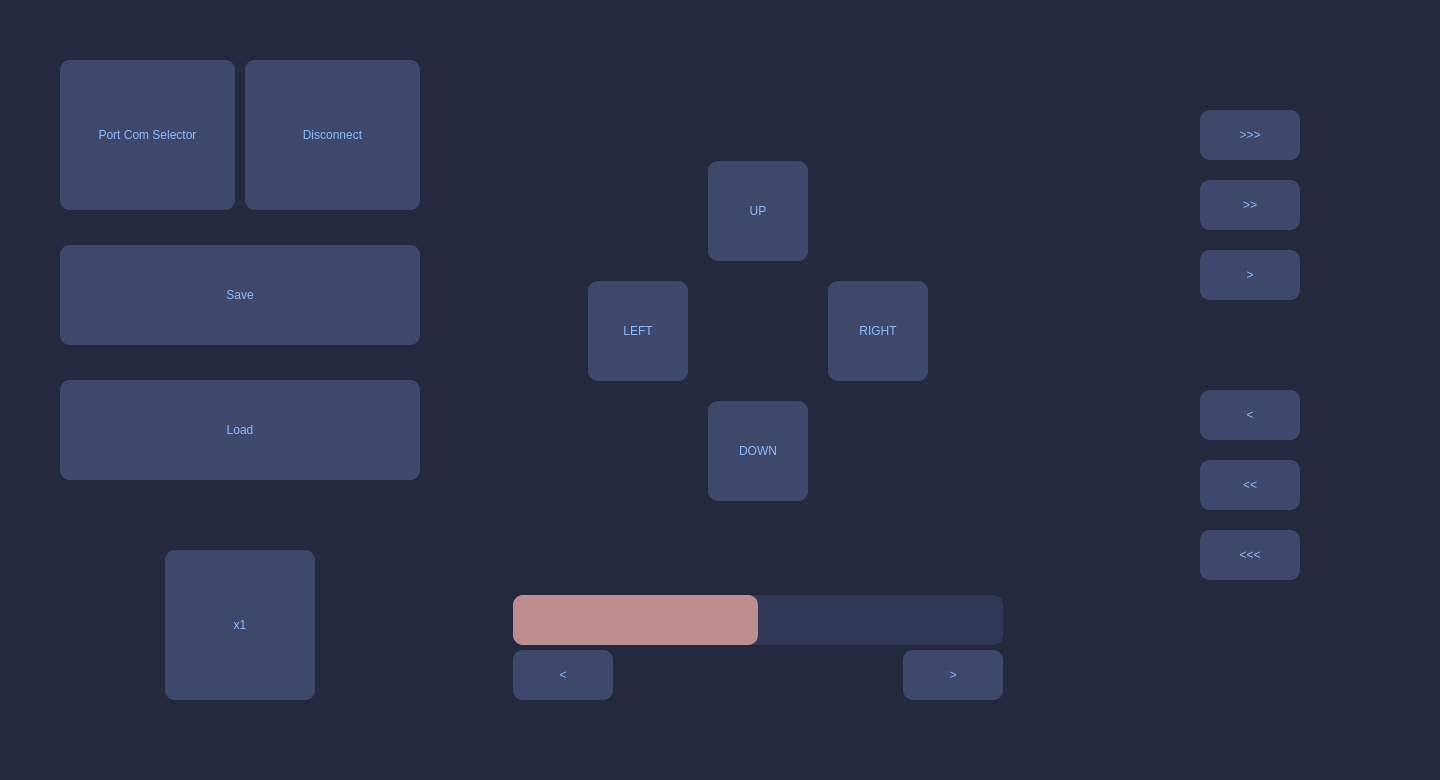
<?xml version="1.0" encoding="UTF-8"?>
<ui version="4.0">
    <class>IHM</class>
    <widget class="QMainWindow" name="IHM">
        <property name="geometry">
            <rect>
                <x>0</x>
                <y>0</y>
                <width>1440</width>
                <height>780</height>
            </rect>
        </property>
        <property name="windowTitle">
            <string>Focus Remote</string>
        </property>
        <property name="styleSheet">
            <string notr="true">background-color: #24293e;</string>
        </property>
        <widget class="QWidget" name="centralwidget">
            <widget class="QPushButton" name="ComSelector">
                <property name="geometry">
                    <rect>
                        <x>60</x>
                        <y>60</y>
                        <width>175</width>
                        <height>150</height>
                    </rect>
                </property>
                <property name="focusPolicy">
                    <enum>Qt::ClickFocus</enum>
                </property>
                <property name="styleSheet">
                    <string notr="true">
                        QPushButton{
                            border-radius: 10px;
                            color: #8ebaff;
                            font: 700 12pt "Segoe UI";
                            background-color: #3d486a;
                            border-style: outset;
                        }
                        QPushButton::pressed{
                            background-color: #2f3855;
                        }
                    </string>
                </property>
                <property name="text">
                    <string>Port Com Selector</string>
                </property>
            </widget>
            <widget class="QPushButton" name="ConnectButton">
                <property name="geometry">
                    <rect>
                        <x>245</x>
                        <y>60</y>
                        <width>175</width>
                        <height>150</height>
                    </rect>
                </property>
                <property name="focusPolicy">
                    <enum>Qt::ClickFocus</enum>
                </property>
                <property name="styleSheet">
                    <string notr="true">
                        QPushButton{
                        border-radius: 10px;
                        color: #8ebaff;
                        font: 700 12pt "Segoe UI";
                        background-color: #3d486a;
                        border-style: outset;
                        }
                        QPushButton::pressed{
                        background-color: #2f3855;
                        }
                    </string>
                </property>
                <property name="text">
                    <string>Disconnect</string>
                </property>
            </widget>
            <widget class="QPushButton" name="Save">
                <property name="geometry">
                    <rect>
                        <x>60</x>
                        <y>245</y>
                        <width>360</width>
                        <height>100</height>
                    </rect>
                </property>
                <property name="focusPolicy">
                    <enum>Qt::ClickFocus</enum>
                </property>
                <property name="styleSheet">
                    <string notr="true">
                        QPushButton{
                        border-radius: 10px;
                        color: #8ebaff;
                        font: 700 12pt "Segoe UI";
                        background-color: #3d486a;
                        border-style: outset;
                        }
                        QPushButton::pressed{
                        background-color: #2f3855;
                        }
                    </string>
                </property>
                <property name="text">
                    <string>Save</string>
                </property>
            </widget>
            <widget class="QPushButton" name="Load">
                <property name="geometry">
                    <rect>
                        <x>60</x>
                        <y>380</y>
                        <width>360</width>
                        <height>100</height>
                    </rect>
                </property>
                <property name="focusPolicy">
                    <enum>Qt::ClickFocus</enum>
                </property>
                <property name="styleSheet">
                    <string notr="true">
                        QPushButton{
                        border-radius: 10px;
                        color: #8ebaff;
                        font: 700 12pt "Segoe UI";
                        background-color: #3d486a;
                        border-style: outset;
                        }
                        QPushButton::pressed{
                        background-color: #2f3855;
                        }
                    </string>
                </property>
                <property name="text">
                    <string>Load</string>
                </property>
            </widget>
            <widget class="QPushButton" name="zoomButton">
                <property name="geometry">
                    <rect>
                        <x>165</x>
                        <y>550</y>
                        <width>150</width>
                        <height>150</height>
                    </rect>
                </property>
                <property name="focusPolicy">
                    <enum>Qt::ClickFocus</enum>
                </property>
                <property name="styleSheet">
                    <string notr="true">
                        QPushButton{
                        border-radius: 10px;
                        color: #8ebaff;
                        font: 700 12pt "Segoe UI";
                        background-color: #3d486a;
                        border-style: outset;
                        }
                        QPushButton::pressed{
                        background-color: #2f3855;
                        }
                    </string>
                </property>
                <property name="text">
                    <string>x1</string>
                </property>
            </widget>
            <widget class="QPushButton" name="PositionL">
                <property name="geometry">
                    <rect>
                        <x>588</x>
                        <y>281</y>
                        <width>100</width>
                        <height>100</height>
                    </rect>
                </property>
                <property name="styleSheet">
                    <string notr="true">
                        QPushButton{
                        border-radius: 10px;
                        color: #8ebaff;
                        font: 700 12pt "Segoe UI";
                        background-color: #3d486a;
                        border-style: outset;
                        }
                        QPushButton::pressed{
                        background-color: #2f3855;
                        }
                    </string>
                </property>
                <property name="text">
                    <string>LEFT</string>
                </property>
            </widget>
            <widget class="QPushButton" name="PositionD">
                <property name="geometry">
                    <rect>
                        <x>708</x>
                        <y>401</y>
                        <width>100</width>
                        <height>100</height>
                    </rect>
                </property>
                <property name="styleSheet">
                    <string notr="true">
                        QPushButton{
                        border-radius: 10px;
                        color: #8ebaff;
                        font: 700 12pt "Segoe UI";
                        background-color: #3d486a;
                        border-style: outset;
                        }
                        QPushButton::pressed{
                        background-color: #2f3855;
                        }
                    </string>
                </property>
                <property name="text">
                    <string>DOWN</string>
                </property>
            </widget>
            <widget class="QPushButton" name="PositionU">
                <property name="geometry">
                    <rect>
                        <x>708</x>
                        <y>161</y>
                        <width>100</width>
                        <height>100</height>
                    </rect>
                </property>
                <property name="styleSheet">
                    <string notr="true">
                        QPushButton{
                        border-radius: 10px;
                        color: #8ebaff;
                        font: 700 12pt "Segoe UI";
                        background-color: #3d486a;
                        border-style: outset;
                        }
                        QPushButton::pressed{
                        background-color: #2f3855;
                        }
                    </string>
                </property>
                <property name="text">
                    <string>UP</string>
                </property>
            </widget>
            <widget class="QPushButton" name="PositionR">
                <property name="geometry">
                    <rect>
                        <x>828</x>
                        <y>281</y>
                        <width>100</width>
                        <height>100</height>
                    </rect>
                </property>
                <property name="styleSheet">
                    <string notr="true">
                        QPushButton{
                        border-radius: 10px;
                        color: #8ebaff;
                        font: 700 12pt "Segoe UI";
                        background-color: #3d486a;
                        border-style: outset;
                        }
                        QPushButton::pressed{
                        background-color: #2f3855;
                        }
                    </string>
                </property>
                <property name="text">
                    <string>RIGHT</string>
                </property>
            </widget>
            <widget class="QPushButton" name="FocusPB">
                <property name="geometry">
                    <rect>
                        <x>1200</x>
                        <y>110</y>
                        <width>100</width>
                        <height>50</height>
                    </rect>
                </property>
                <property name="styleSheet">
                    <string notr="true">border-radius: 10px;
                        color: #8ebaff;
                        font: 700 12pt "Segoe UI";
                        font: 700 12pt "Segoe UI";
                        background-color: #3d486a;
                        border-style: outset;
                    </string>
                </property>
                <property name="text">
                    <string>&gt;&gt;&gt;</string>
                </property>
            </widget>
            <widget class="QPushButton" name="FocusPM">
                <property name="geometry">
                    <rect>
                        <x>1200</x>
                        <y>180</y>
                        <width>100</width>
                        <height>50</height>
                    </rect>
                </property>
                <property name="styleSheet">
                    <string notr="true">
                        QPushButton{
                        border-radius: 10px;
                        color: #8ebaff;
                        font: 700 12pt "Segoe UI";
                        background-color: #3d486a;
                        border-style: outset;
                        }
                        QPushButton::pressed{
                        background-color: #2f3855;
                        }
                    </string>
                </property>
                <property name="text">
                    <string>&gt;&gt;</string>
                </property>
            </widget>
            <widget class="QPushButton" name="FocusPS">
                <property name="geometry">
                    <rect>
                        <x>1200</x>
                        <y>250</y>
                        <width>100</width>
                        <height>50</height>
                    </rect>
                </property>
                <property name="styleSheet">
                    <string notr="true">
                        QPushButton{
                        border-radius: 10px;
                        color: #8ebaff;
                        font: 700 12pt "Segoe UI";
                        background-color: #3d486a;
                        border-style: outset;
                        }
                        QPushButton::pressed{
                        background-color: #2f3855;
                        }
                    </string>
                </property>
                <property name="text">
                    <string>&gt;</string>
                </property>
            </widget>
            <widget class="QPushButton" name="FocusMB">
                <property name="geometry">
                    <rect>
                        <x>1200</x>
                        <y>530</y>
                        <width>100</width>
                        <height>50</height>
                    </rect>
                </property>
                <property name="styleSheet">
                    <string notr="true">
                        QPushButton{
                        border-radius: 10px;
                        color: #8ebaff;
                        font: 700 12pt "Segoe UI";
                        background-color: #3d486a;
                        border-style: outset;
                        }
                        QPushButton::pressed{
                        background-color: #2f3855;
                        }
                    </string>
                </property>
                <property name="text">
                    <string>&lt;&lt;&lt;</string>
                </property>
            </widget>
            <widget class="QPushButton" name="FocusMM">
                <property name="geometry">
                    <rect>
                        <x>1200</x>
                        <y>460</y>
                        <width>100</width>
                        <height>50</height>
                    </rect>
                </property>
                <property name="styleSheet">
                    <string notr="true">
                        QPushButton{
                        border-radius: 10px;
                        color: #8ebaff;
                        font: 700 12pt "Segoe UI";
                        background-color: #3d486a;
                        border-style: outset;
                        }
                        QPushButton::pressed{
                        background-color: #2f3855;
                        }
                    </string>
                </property>
                <property name="text">
                    <string>&lt;&lt;</string>
                </property>
            </widget>
            <widget class="QPushButton" name="FocusMS">
                <property name="geometry">
                    <rect>
                        <x>1200</x>
                        <y>390</y>
                        <width>100</width>
                        <height>50</height>
                    </rect>
                </property>
                <property name="styleSheet">
                    <string notr="true">
                        QPushButton{
                        border-radius: 10px;
                        color: #8ebaff;
                        font: 700 12pt "Segoe UI";
                        background-color: #3d486a;
                        border-style: outset;
                        }
                        QPushButton::pressed{
                        background-color: #2f3855;
                        }
                    </string>
                </property>
                <property name="text">
                    <string>&lt;</string>
                </property>
            </widget>
            <widget class="QProgressBar" name="Exposure">
                <property name="geometry">
                    <rect>
                        <x>513</x>
                        <y>595</y>
                        <width>490</width>
                        <height>50</height>
                    </rect>
                </property>
                <property name="styleSheet">
                    <string notr="true">
                        QProgressBar {
                        border-radius: 10px;
                        color: #ffffff;
                        font: 700 12pt "Segoe UI";
                        background-color: #2f3855;
                        border-style: outset;
                        }
                        QProgressBar::chunk {
                        border-radius: 10px;
                        color: #bd8d8f;
                        background-color: #bd8d8f;
                        border-style: outset;
                        }
                    </string>
                </property>
                <property name="toolTipDuration">
                    <number>-1</number>
                </property>
                <property name="layoutDirection">
                    <enum>Qt::LeftToRight</enum>
                </property>
                <property name="minimum">
                    <number>-500</number>
                </property>
                <property name="maximum">
                    <number>500</number>
                </property>
                <property name="value">
                    <number>0</number>
                </property>
                <property name="alignment">
                    <set>Qt::AlignCenter</set>
                </property>
                <property name="format">
                    <string/>
                </property>
            </widget>
            <widget class="QLabel" name="ExposureIndicator">
                <property name="geometry">
                    <rect>
                        <x>522</x>
                        <y>600</y>
                        <width>471</width>
                        <height>41</height>
                    </rect>
                </property>
                <property name="styleSheet">
                    <string notr="true">border-radius: 10px;
                        color: #ffffff;
                        font: 700 12pt "Segoe UI";
                        background-color: rgba(0,0,0,0%);
                        border-style: outset;
                    </string>
                </property>
                <property name="text">
                    <string/>
                </property>
                <property name="alignment">
                    <set>Qt::AlignCenter</set>
                </property>
            </widget>
            <widget class="QPushButton" name="ExposureI">
                <property name="geometry">
                    <rect>
                        <x>903</x>
                        <y>650</y>
                        <width>100</width>
                        <height>50</height>
                    </rect>
                </property>
                <property name="styleSheet">
                    <string notr="true">
                        QPushButton{
                        border-radius: 10px;
                        color: #8ebaff;
                        font: 700 12pt "Segoe UI";
                        background-color: #3d486a;
                        border-style: outset;
                        }
                        QPushButton::pressed{
                        background-color: #2f3855;
                        }
                    </string>
                </property>
                <property name="text">
                    <string>&gt;</string>
                </property>
            </widget>
            <widget class="QPushButton" name="ExposureD">
                <property name="geometry">
                    <rect>
                        <x>513</x>
                        <y>650</y>
                        <width>100</width>
                        <height>50</height>
                    </rect>
                </property>
                <property name="styleSheet">
                    <string notr="true">
                        QPushButton{
                        border-radius: 10px;
                        color: #8ebaff;
                        font: 700 12pt "Segoe UI";
                        background-color: #3d486a;
                        border-style: outset;
                        }
                        QPushButton::pressed{
                        background-color: #2f3855;
                        }
                    </string>
                </property>
                <property name="text">
                    <string>&lt;</string>
                </property>
            </widget>

            <widget class="QLabel" name="ErrorLabel">
                <property name="geometry">
                    <rect>
                        <x>550</x>
                        <y>0</y>
                        <width>411</width>
                        <height>111</height>
                    </rect>
                </property>
                <property name="styleSheet">
                    <string notr="true">font: 700 16pt &quot;Segoe UI&quot;;
                        color: red;
                    </string>
                </property>
                <property name="text">
                    <string/>
                </property>
                <property name="alignment">
                    <set>Qt::AlignCenter</set>
                </property>
            </widget>
        </widget>
        <widget class="QMenuBar" name="menubar">
            <property name="geometry">
                <rect>
                    <x>0</x>
                    <y>0</y>
                    <width>1440</width>
                    <height>25</height>
                </rect>
            </property>
        </widget>
        <widget class="QStatusBar" name="statusbar"/>
    </widget>
    <resources/>
    <connections/>
</ui>
